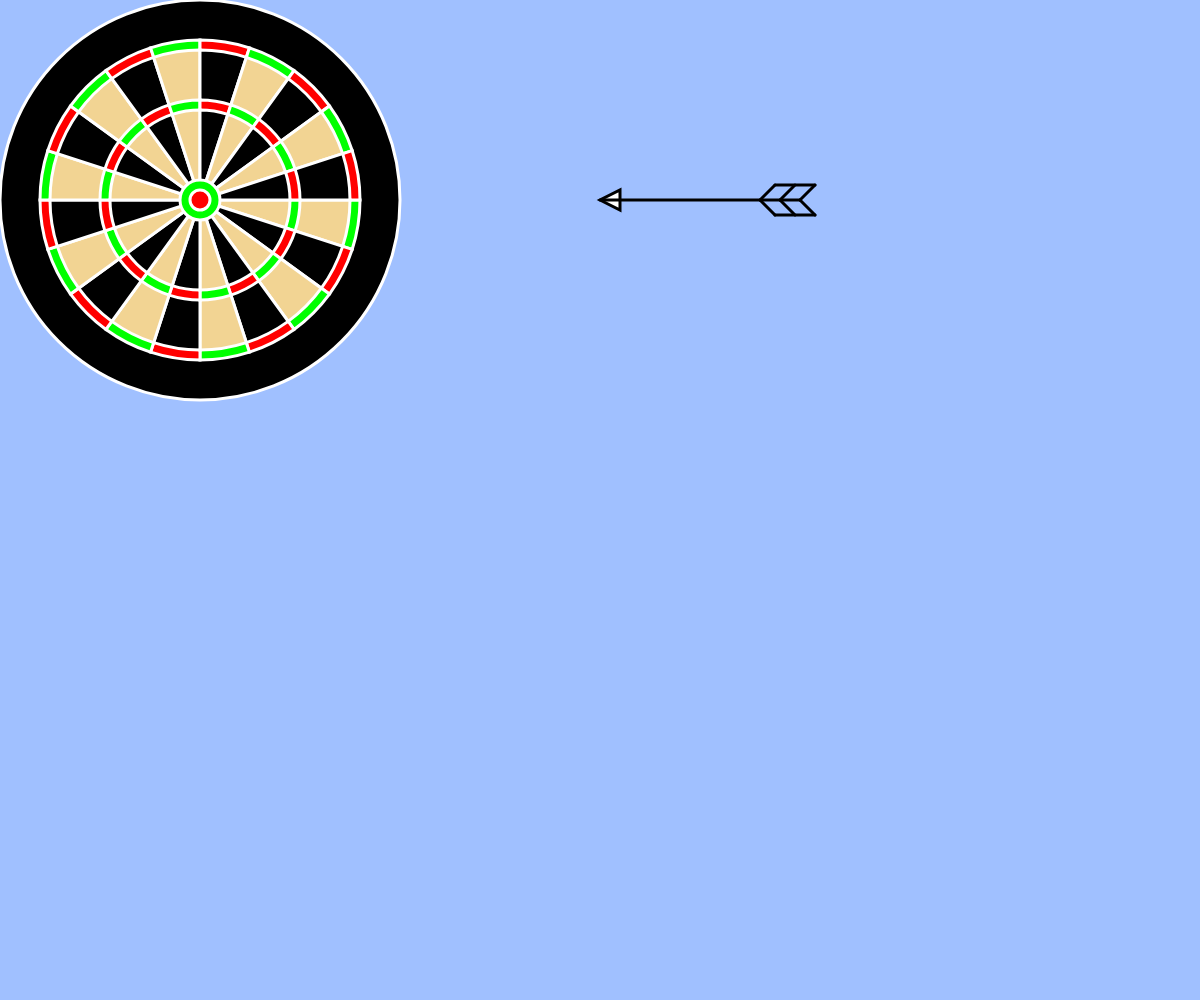
Frame 1 (no input)
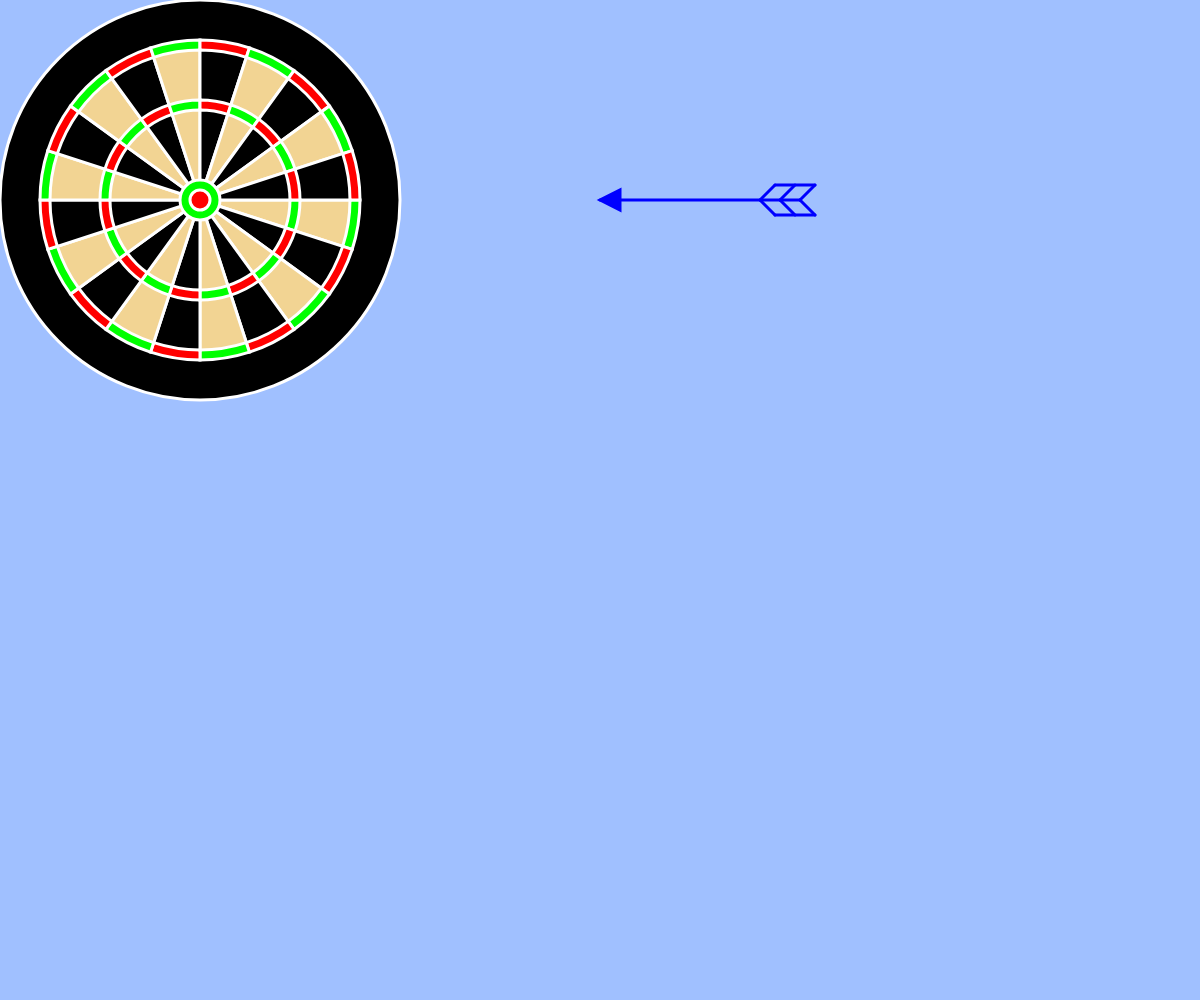
Frame 60 (no input)
Frame 120 (the mouse pressed at the canvas centre since frame 60): identical to frame 60, image omitted

The p5.js sketch that drew these frames (run headless with seeded random() and noise() and a simulated clock; from frame 60 on, the mouse is pressed at the canvas centre):

// p5.js sketch
// ── sketch.js
// 最終課題を制作しよう
let cx, cy, maxR, ax, ay, x;

function setup(){
  createCanvas(windowWidth, windowHeight);
  strokeWeight(3);

  cx = 200;
  cy = 200;
  maxR = min(400, 400);
  ax = 600;
}

function draw(){
  let green = color(0, 255, 0);
  let red = color(255, 0, 0);
  let black = color(0);
  let cream = color(242, 212, 147);

  background(160, 192, 255);
  drawCircle(black, maxR);
  drawArcs(green, red, maxR * 0.8);
  drawArcs(cream, black, maxR * 0.75);
  drawArcs(green, red, maxR * 0.5);
  drawArcs(cream, black, maxR * 0.45);
  drawCircle(green, maxR * 0.1);
  drawCircle(red, maxR * 0.05);

  arrow(ax, 200)
  if(keyIsDown(LEFT_ARROW)){
    ax --;
    if(ax > 200){
      ax --;
    }
    else{
      ax = 200;
    }
    }
}

function drawCircle(c, r){
  push();
  stroke(255);
  fill(c);
  ellipse(cx, cy, r, r);
  pop();
}

function drawArcs(c1, c2, r) {
  push();
  stroke(255);
  for (let i = 0; i < 20; i++) {
    let start = TWO_PI / 20 * i;
    let stop = TWO_PI / 20 * (i + 1);
    fill(i % 2 == 0 ? c1 : c2);
    arc(cx, cy, r, r, start, stop, PIE);
  }
  pop();
}

function arrow(ax, ay){
  triangle(ax, ay, ax + 20, ay + 10, ax + 20, ay - 10);
  line(ax, ay, ax + 200, ay);
  line(ax + 175, ay + 15, ax + 215, ay + 15);
  line(ax + 175, ay - 15, ax + 215, ay - 15);
  for (var i = 0; i < 3; i++) {
    let x = i * 20 + ax + 160
    line(x , ay, x + 15, ay + 15)
    line(x , ay, x + 15, ay - 15)
  }
  stroke(0, 0, 255);
  fill(0, 0, 255);
}

function windowResized(){
  resizeCanvas(windowWidth, windowHeight);
}
